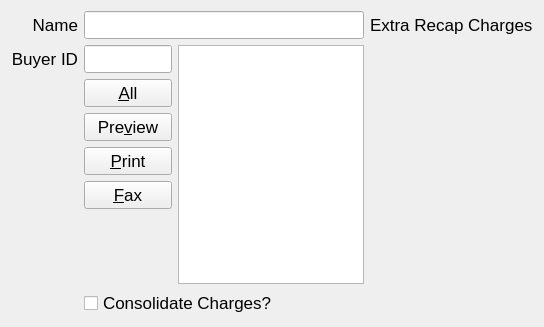
<?xml version="1.0" encoding="UTF-8"?>
<ui version="4.0">
 <class>BuyerRecapDialog</class>
 <widget class="QDialog" name="BuyerRecapDialog">
  <property name="windowModality">
   <enum>Qt::ApplicationModal</enum>
  </property>
  <property name="geometry">
   <rect>
    <x>0</x>
    <y>0</y>
    <width>544</width>
    <height>327</height>
   </rect>
  </property>
  <property name="font">
   <font>
    <pointsize>13</pointsize>
   </font>
  </property>
  <property name="windowTitle">
   <string>Generate Buyer Recap</string>
  </property>
  <layout class="QGridLayout" name="gridLayout_2">
   <item row="0" column="0">
    <layout class="QGridLayout" name="gridLayout" columnstretch="0,0,0,10" columnminimumwidth="0,0,0,150">
     <item row="1" column="3" rowspan="2">
      <widget class="Q3Table" name="extraChargeTable">
       <property name="enabled">
        <bool>true</bool>
       </property>
       <property name="sizePolicy">
        <sizepolicy hsizetype="Preferred" vsizetype="Preferred">
         <horstretch>0</horstretch>
         <verstretch>0</verstretch>
        </sizepolicy>
       </property>
       <property name="resizePolicy">
        <enum>Q3ScrollView::Default</enum>
       </property>
       <property name="numRows">
        <number>10</number>
       </property>
       <property name="numCols">
        <number>2</number>
       </property>
       <row>
        <property name="text">
         <string>1</string>
        </property>
       </row>
       <row>
        <property name="text">
         <string>2</string>
        </property>
       </row>
       <row>
        <property name="text">
         <string>3</string>
        </property>
       </row>
       <row>
        <property name="text">
         <string>4</string>
        </property>
       </row>
       <row>
        <property name="text">
         <string>5</string>
        </property>
       </row>
       <row>
        <property name="text">
         <string>6</string>
        </property>
       </row>
       <row>
        <property name="text">
         <string>7</string>
        </property>
       </row>
       <row>
        <property name="text">
         <string>8</string>
        </property>
       </row>
       <row>
        <property name="text">
         <string>9</string>
        </property>
       </row>
       <row>
        <property name="text">
         <string>10</string>
        </property>
       </row>
       <column>
        <property name="text">
         <string>Description</string>
        </property>
       </column>
       <column>
        <property name="text">
         <string>Amount</string>
        </property>
       </column>
      </widget>
     </item>
     <item row="0" column="0">
      <widget class="QLabel" name="textLabel5">
       <property name="text">
        <string>Name</string>
       </property>
       <property name="alignment">
        <set>Qt::AlignRight|Qt::AlignTrailing|Qt::AlignVCenter</set>
       </property>
       <property name="wordWrap">
        <bool>false</bool>
       </property>
      </widget>
     </item>
     <item row="2" column="1">
      <layout class="QVBoxLayout" name="verticalLayout">
       <item>
        <widget class="QPushButton" name="allBuyersButton">
         <property name="text">
          <string>&amp;All</string>
         </property>
         <property name="shortcut">
          <string>Alt+A</string>
         </property>
         <property name="autoDefault">
          <bool>false</bool>
         </property>
        </widget>
       </item>
       <item>
        <widget class="QPushButton" name="generateReportButton">
         <property name="text">
          <string>Pre&amp;view</string>
         </property>
         <property name="shortcut">
          <string>Alt+V</string>
         </property>
         <property name="autoDefault">
          <bool>false</bool>
         </property>
        </widget>
       </item>
       <item>
        <widget class="QPushButton" name="printReportButton">
         <property name="text">
          <string>&amp;Print</string>
         </property>
         <property name="shortcut">
          <string>Alt+P</string>
         </property>
         <property name="autoDefault">
          <bool>false</bool>
         </property>
        </widget>
       </item>
       <item>
        <widget class="QPushButton" name="faxRecapButton">
         <property name="text">
          <string>&amp;Fax</string>
         </property>
         <property name="shortcut">
          <string>Alt+P</string>
         </property>
         <property name="autoDefault">
          <bool>false</bool>
         </property>
        </widget>
       </item>
       <item>
        <spacer name="verticalSpacer">
         <property name="orientation">
          <enum>Qt::Vertical</enum>
         </property>
         <property name="sizeHint" stdset="0">
          <size>
           <width>20</width>
           <height>40</height>
          </size>
         </property>
        </spacer>
       </item>
      </layout>
     </item>
     <item row="0" column="1" colspan="2">
      <widget class="QLineEdit" name="nameEdit"/>
     </item>
     <item row="0" column="3">
      <widget class="QLabel" name="textLabel1">
       <property name="text">
        <string>Extra Recap Charges</string>
       </property>
       <property name="wordWrap">
        <bool>false</bool>
       </property>
      </widget>
     </item>
     <item row="1" column="0">
      <widget class="QLabel" name="textLabel4">
       <property name="text">
        <string>Buyer ID</string>
       </property>
       <property name="alignment">
        <set>Qt::AlignRight|Qt::AlignTrailing|Qt::AlignVCenter</set>
       </property>
       <property name="wordWrap">
        <bool>false</bool>
       </property>
      </widget>
     </item>
     <item row="1" column="1">
      <widget class="QLineEdit" name="buyerEdit"/>
     </item>
     <item row="1" column="2" rowspan="2">
      <widget class="QListWidget" name="buyerListBox"/>
     </item>
     <item row="3" column="1" colspan="3">
      <widget class="QCheckBox" name="consolidateBox">
       <property name="text">
        <string>Consolidate Charges?</string>
       </property>
      </widget>
     </item>
    </layout>
   </item>
   <item row="0" column="1">
    <spacer name="horizontalSpacer">
     <property name="orientation">
      <enum>Qt::Horizontal</enum>
     </property>
     <property name="sizeHint" stdset="0">
      <size>
       <width>40</width>
       <height>20</height>
      </size>
     </property>
    </spacer>
   </item>
  </layout>
 </widget>
 <layoutdefault spacing="6" margin="11"/>
 <pixmapfunction>qPixmapFromMimeSource</pixmapfunction>
 <customwidgets>
  <customwidget>
   <class>Q3Frame</class>
   <extends>QFrame</extends>
   <header>Qt3Support/Q3Frame</header>
   <container>1</container>
  </customwidget>
  <customwidget>
   <class>Q3Table</class>
   <extends>Q3Frame</extends>
   <header>q3table.h</header>
   <container>1</container>
  </customwidget>
 </customwidgets>
 <tabstops>
  <tabstop>nameEdit</tabstop>
  <tabstop>buyerEdit</tabstop>
  <tabstop>generateReportButton</tabstop>
 </tabstops>
 <resources/>
 <connections/>
</ui>
